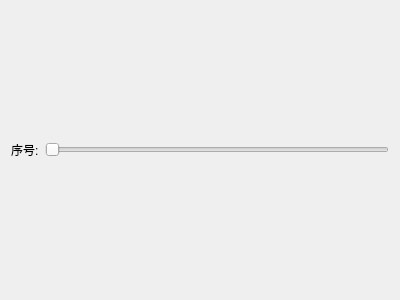
<?xml version="1.0" encoding="UTF-8"?>
<ui version="4.0">
 <class>Form</class>
 <widget class="QWidget" name="Form">
  <property name="geometry">
   <rect>
    <x>0</x>
    <y>0</y>
    <width>400</width>
    <height>300</height>
   </rect>
  </property>
  <property name="windowTitle">
   <string>频谱分析</string>
  </property>
  <layout class="QVBoxLayout" name="verticalLayout_2" stretch="6,0">
   <item>
    <layout class="QVBoxLayout" name="canvasLayout"/>
   </item>
   <item>
    <layout class="QHBoxLayout" name="horizontalLayout_2">
     <item>
      <widget class="QLabel" name="label_num">
       <property name="text">
        <string>序号:</string>
       </property>
      </widget>
     </item>
     <item>
      <widget class="QSlider" name="sliderbar">
       <property name="orientation">
        <enum>Qt::Horizontal</enum>
       </property>
      </widget>
     </item>
    </layout>
   </item>
  </layout>
 </widget>
 <resources/>
 <connections/>
</ui>
